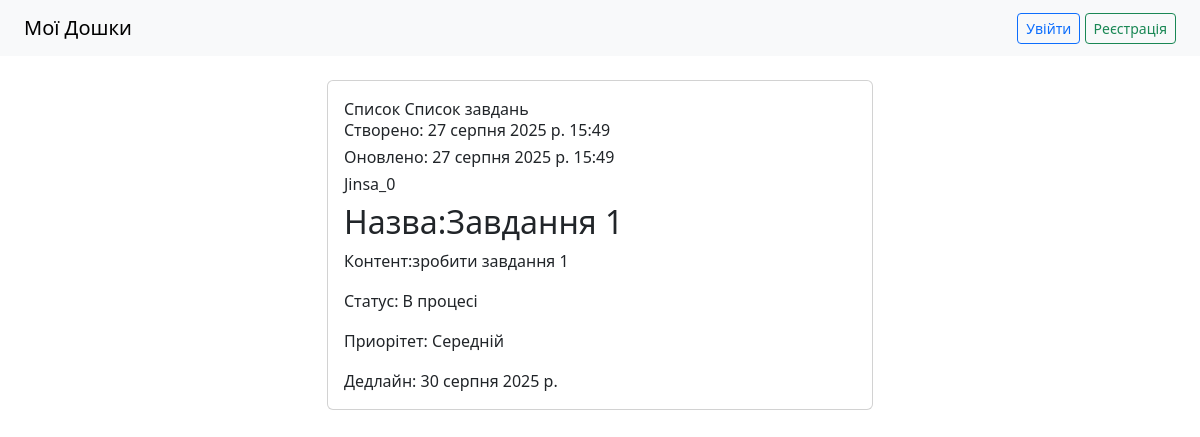
Page /dashboard/1/todolist/1/task/1/ on the earlier database version.
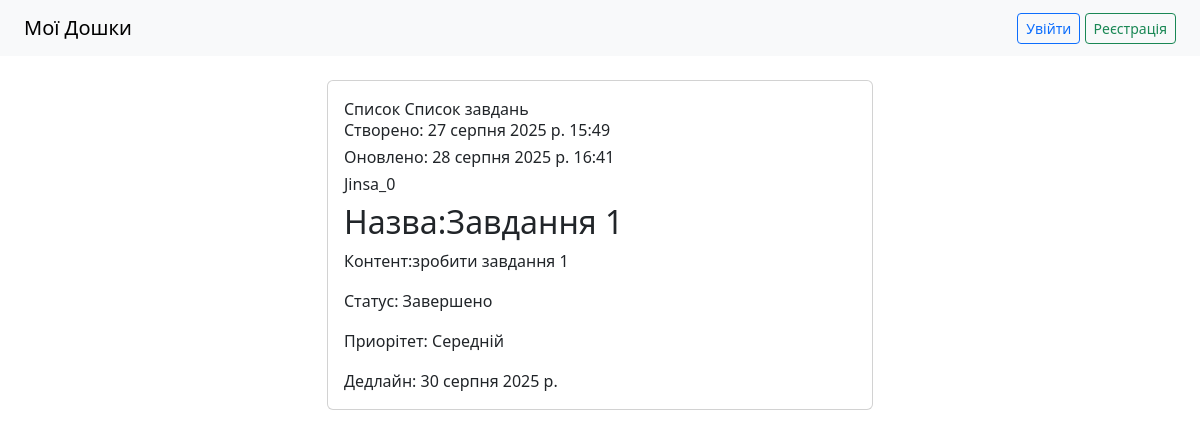
Same page on the later database version.
### task_manager/models.py (models this page shows, shortened)
class Task(models.Model):
    todolist = models.ForeignKey(TodoList, on_delete = models.CASCADE, verbose_name = "Список завдань")
    title = models.CharField(max_length = 200, verbose_name = "Назва")
    content = models.TextField(verbose_name = "Контент", blank = True)
    status = models.CharField(max_length = 20, verbose_name = "Статус", default = 'draft', choices = [
    ('draft', 'Чернетка'),
    ('in_progress', 'В процесі'),
    ('completed', 'Завершено'),
    ('archived', 'Архів')
    ])
    priority = models.CharField(max_length = 10, verbose_name = "Приорітет", default = 'low', choices = [
    ('low', 'Низький'),
    ('medium', 'Середній'),
    ('high', 'Високий'),
    ('urgent', 'Терміновий')
    ])
    deadline = models.DateField(null=True, blank=True, verbose_name = "Дедлайн")
    created_at = models.DateTimeField(auto_now_add = True, verbose_name = "Створено в")
    updated_at = models.DateTimeField(auto_now = True, verbose_name = "Оновлено в")
    created_by = models.ForeignKey(User, on_delete = models.CASCADE, verbose_name = "Користувач")
    class Meta:
        verbose_name = "Завдання"
        verbose_name_plural = "Завдання"

class TodoList(models.Model):
    dashboard = models.ForeignKey(Dashboard, on_delete = models.CASCADE, verbose_name = "Дошка")
    title =  models.CharField(max_length = 200, verbose_name = "Назва")
    description =  models.TextField(verbose_name = "Опис", blank = True)
    created_at = models.DateTimeField(auto_now_add = True)
    important = models.BooleanField(default = False, verbose_name = "Важливість")
    created_by = models.ForeignKey(User, on_delete = models.CASCADE, verbose_name = "Користувач")
    def __str__(self):
        return self.title
    class Meta:
        verbose_name = "Список завдань"
        verbose_name_plural = "Списки завдань"

### task_manager/views.py (the view)
# urls.py: path('dashboard/<int:dashboard_pk>/todolist/<int:todolist_pk>/task/<int:task_pk>/', TaskDetailView.as_view(), name = 'task_detail'),
class TaskDetailView(DetailView):
    model = Task
    template_name = 'task/task_detail.html'
    context_object_name = 'task'
    def get_object(self, queryset=None):
        return get_object_or_404(
            Task,
            pk=self.kwargs["task_pk"],
            todolist_id=self.kwargs["todolist_pk"]
        )
    def get_context_data(self, **kwargs):
        context = super().get_context_data(**kwargs)
        task = self.get_object()
        context['todolist'] = task.todolist
        context['dashboard'] = task.todolist.dashboard
        return context

### task_manager/templates/task/task_detail.html (shortened to what this page needs)
{% extends "base.html" %}
{% block content %}
<div class="container mt-4">
    <div class="row row-cols-2 justify-content-md-center">
        <div class = "col mb-4">
            <div class = "card h-100">
                <div class="card-body text-left">
                    Список {{ task.todolist }}
                    <h6>Створено: {{ task.created_at }}</h6>
                    <h6>Оновлено: {{ task.updated_at }}</h6>
                    <h6>{{ task.created_by }}</h6>
                    <h2><a class="card-title" href="{% url 'task_detail' dashboard_pk=dashboard.pk todolist_pk=todolist.pk task_pk=task.pk %}" style="text-decoration: none;">Назва:{{ task.title }}</a></h2>
                    <p class="card-text">Контент:{{ task.content }}</p>
                    <p class="card-text">Статус: {{ task.get_status_display }}</p>
                    <p class="card-text">Приорітет: {{ task.get_priority_display }}</p>
                    <p class="card-text">Дедлайн: {{ task.deadline }}</p>
                </div>
            </div>
        </div>
    </div>
</div>
{% endblock %}

Differences in the rows shown:
changed Task "Завдання 1": updated_at "27 серпня 2025 р. 15:49" → "28 серпня 2025 р. 16:41"; status "В процесі" → "Завершено"
